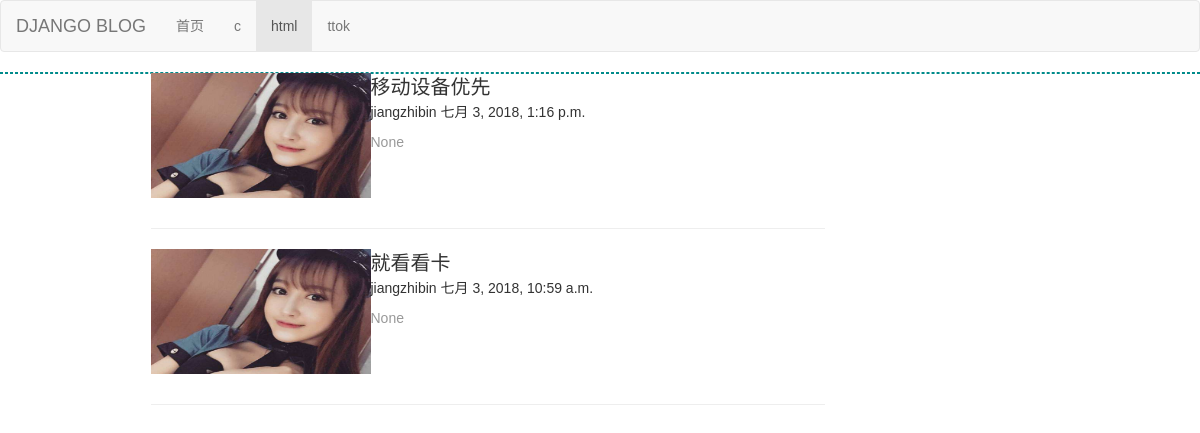
Page /category/4 on the committed database.
### blog/models.py (models this page shows, shortened)
class Category(models.Model):
    name = models.CharField(max_length=64,unique=True)
    brief = models.CharField(null=True,blank=True,max_length=255)
    slug = models.CharField(null=True,blank=True,max_length=255)
    set_as_top_menu = models.BooleanField(default=False)
    position_index = models.SmallIntegerField()
    admins = models.ManyToManyField("UserProfile",blank=True)

class Article(models.Model):
    title = models.CharField(u"标题",max_length=255)
    brief = models.CharField(u"摘要",null=True,blank=True,max_length=255)
    category = models.ForeignKey("Category",on_delete=models.CASCADE)
    content = models.TextField(u"文章内容")
    author = models.ForeignKey("UserProfile",on_delete=models.CASCADE)
    pub_date = models.DateTimeField(u"发布时间",blank=True,null=True)
    last_modify = models.DateTimeField(auto_now=True)
    priority = models.IntegerField(u"优先级",default=1000)
    head_img = models.ImageField(u"文章封面",upload_to="uploads")
    status_choices = (('draft',u"草稿"),
                      ('published',u"已发布"),
                      ('hidden',u"隐藏"),
                      )
    status = models.CharField(choices=status_choices,default='published',max_length=32)

class UserProfile(models.Model):
    user = models.OneToOneField(User,on_delete=models.CASCADE)
    name =models.CharField(max_length=32)

### blog/views.py (the view)
# urls.py: path('category/<int:id>', views.category,name='category'),
def category(request,id):
    category_obj = models.Category.objects.get(id=id)
    if category_obj.position_index == 1:#首页
        article_list = models.Article.objects.filter(status='published')
    else:
        article_list = models.Article.objects.filter(category_id = category_obj.id,status='published')
    return render(request,'index.html',{'category_list':category_list,
                                            'category_obj':category_obj,
                                            'article_list':article_list
                                            })

### blog/templatetags/custom.py (called while the page is built)
@register.filter
def truncate_url(img_obj):
    return  img_obj.name.split("/",maxsplit=1)[-1]

### templates/index.html (shortened to what this page needs)
{% load custom %}
<!DOCTYPE html>
<html lang="zh-CN">
  <head>
    <link href="/static/bootstrap/css/bootstrap.min.css" rel="stylesheet">
    <link href="/static/bootstrap/css/mine.css" rel="stylesheet">
  </head>
  <body>
   <nav class="navbar navbar-default">
  <div class="container-fluid">
    <div class="navbar-header">
      <a class="navbar-brand" href="/">DJANGO BLOG</a>
    </div>
    <div class="collapse navbar-collapse" id="bs-example-navbar-collapse-1">
      <ul class="nav navbar-nav">
           {% for category in category_list %}
            {% if category.id == category_obj.id %}
                <li class="active"><a href="/category/{{ category.id }}">{{ category.name }}</a></li>
            {% else %}
                <li class=""><a href="/category/{{ category.id }}">{{ category.name }}</a></li>
            {% endif %}
          {% endfor%}
      </ul>
    </div>
  </div>
</nav>
    <div class="page-container">
        <div class="wrap-left">
            {% for article in article_list reversed %}
            <div article_id="{{ article.id }}" class="article-box row">
                <div class="article-head-img col-md-4">
                    <img src="/static/{{ article.head_img|truncate_url }}" >
                </div>
                <div class="article-brief col-md-8">
                    <a class="article-title" href="{% url 'article_detail' article.id %}">{{ article.title }}</a>
                    <div class="article-brief-info">
                        <span>
                            {{ article.author.name }}
                        </span>
                        <span>{{ article.pub_date }}</span>
                     </div>
                    <div class="article-brief-text">
                        <p>{{ article.brief }}</p>
                    </div>
                </div>
            </div>
            <hr>
        {% endfor %}
             </div>
    </div>
  </body>
</html>

### rows in the picture
Category: name "首页"
Category: name "c"
Category: name "html"
Category: name "ttok"
Article: head_img (picture), title "移动设备优先", author.name "jiangzhibin", pub_date "七月 3, 2018, 1:16 p.m.", brief "None"
Article: head_img (picture), title "就看看卡", author.name "jiangzhibin", pub_date "七月 3, 2018, 10:59 a.m.", brief "None"
